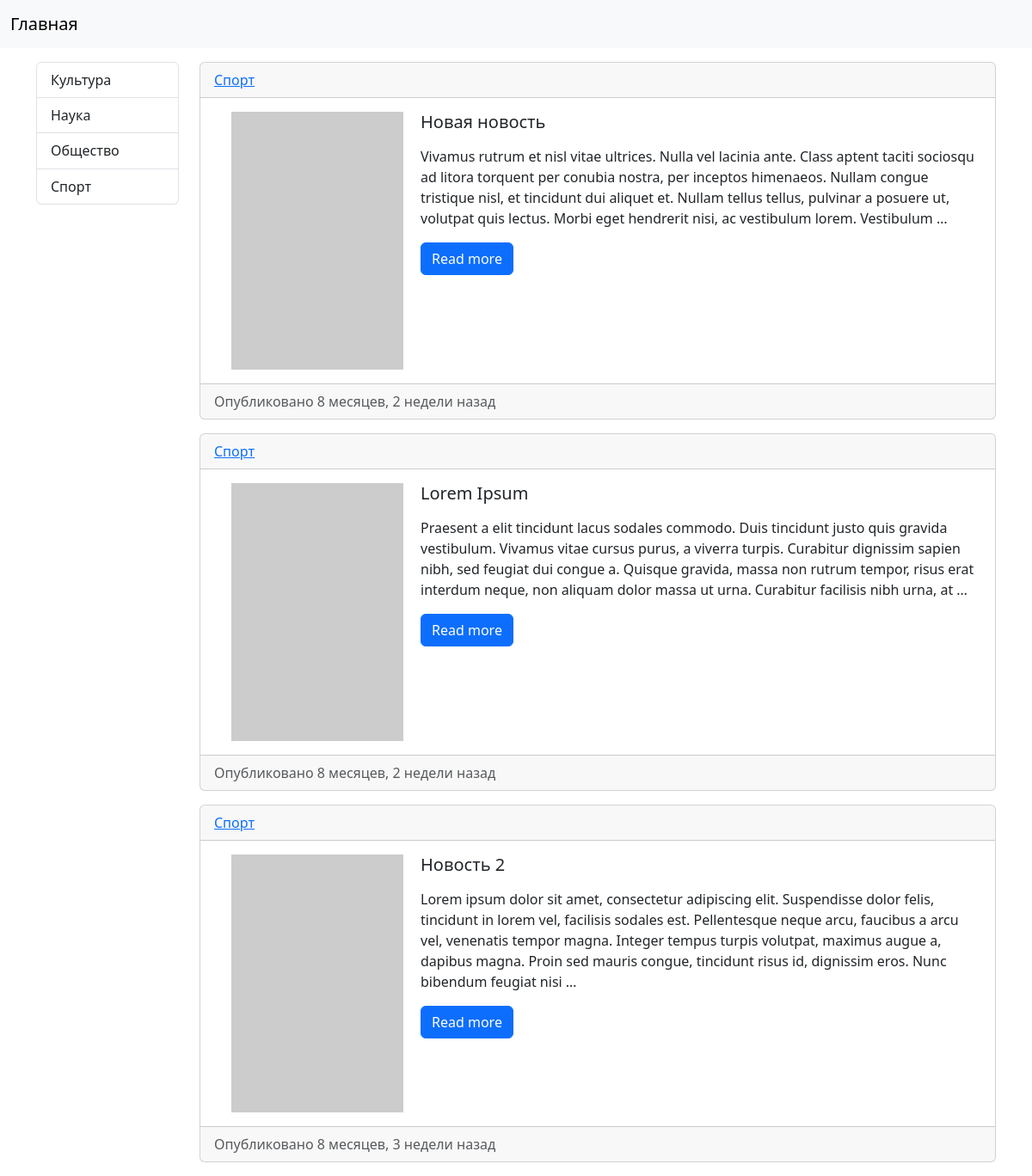
The app's page /category/4/ with its own data.
### news/models.py (models this page shows, shortened)
class Category(models.Model):
    title = models.CharField(max_length=80, db_index=True)
    def get_absolute_url(self):
        return reverse('category', kwargs={"category_id": self.pk})
    def __str__(self):
        return self.title
    class Meta:
        verbose_name = "Категория"
        verbose_name_plural = "Категории"
        ordering = ['title']

class News(models.Model):
    title = models.CharField(max_length=120, verbose_name="Заголовок")
    content = models.TextField(blank=True, verbose_name="Содержание")
    created_at = models.DateTimeField(auto_now_add=True,
                                      verbose_name="Дата создания")
    update_at = models.DateTimeField(auto_now=True,
                                     verbose_name="Дата редактирования")
    photo = models.ImageField(upload_to='photos/%Y/%m/%d', verbose_name="Фото",
                              blank=True)
    is_published = models.BooleanField(default=True,
                                       verbose_name="Опубликовано")
    category = models.ForeignKey('Category', on_delete=models.PROTECT,
                                 verbose_name='Категория')
    views_count = models.IntegerField(default=0)
    class Meta:
        verbose_name = "Новость"
        verbose_name_plural = "Новости"
        ordering = ['-created_at', 'title']
    def get_absolute_url(self):
        return reverse('view_news', kwargs={"pk": self.pk})

### news/views.py (the view)
class NewsByCategory(ListView):
    model = News
    template_name = 'home'
    context_object_name = 'news'
    extra_context = {'title': 'Новости'}
    allow_empty = False
    def get_context_data(self, *, object_list=None, **kwargs):
        context = super().get_context_data(**kwargs)
        context['title'] = Category.objects.get(id=self.kwargs['category_id'])
        return context
    def get_queryset(self):
        return News.objects.filter(category_id=self.kwargs['category_id'],
                                   is_published=True).select_related('category')

### news/templatetags/news_tags.py (called while the page is built)
@register.inclusion_tag('news/list_categories.html')
def show_categories():
    categories = Category.objects.annotate(cnt=Count('news')).filter(cnt__gt=0)
    return {"categories": categories}

### news/templates/news/news_list.html (shortened to what this page needs)
{% extends 'base.html' %}
{% block sidebar %}
{% include 'inc/_sidebar.html' %}
{% endblock sidebar %}
{% block content %}
{% for item in news %}
<div class="card mb-3">
    <div class="card-header">
        <a href="{{ item.category.get_absolute_url }}">
            {{ item.category.title }}</a>
    </div>
    <div class="card-body">
        <div class="media">
            {% if item.photo %}
            <img src="{{ item.photo.url }}" align="left" hspace="20"
                 width="200" float="left" class="mr-3">
            {% else %}
            <img src="https://picsum.photos/200/300" align="left"
                 hspace="20" class="mr-3">
            {% endif %}
            <div class="media-body">
                <h5 class="card-title">
                    {{ item.title }}
                </h5>
                <p class="card-text">
                    {{ item.content|linebreaks|truncatewords:50 }}
                </p>
                <a href="{{ item.get_absolute_url }}" class="btn btn-primary">Read more</a>
            </div>
        </div>
    </div>
    <div class="card-footer text-muted">
        Опубликовано {{ item.created_at|timesince }} назад
    </div>
</div>
{% endfor %}
{% endblock content %}

### templates/base.html (shortened to what this page needs)
{% load static %}
<!doctype html>
<html lang="en">
<head>
    <link rel="stylesheet" href="{% static 'bootstrap/css/bootstrap.min.css' %}">
</head>
<body>
{% include 'inc/_nav.html' %}
<div class="container  mt-3">
    <div class="row">
        <div class="col-md-2">
            {% block sidebar %} Sidebar {% endblock sidebar %}
        </div>
        <div class="col-md-10">
            {% block content %} Content {% endblock content %}
        </div>
    </div>
</div>
</body>
</html>

### templates/inc/_nav.html (shortened to what this page needs)
<nav class="navbar navbar-expand-lg navbar-light bg-light">
    <div class="container-fluid">
        <a class="navbar-brand" href="{% url 'home' %}">Главная</a>
    </div>
</nav>

### templates/inc/_sidebar.html (shortened to what this page needs)
{% load news_tags %}
{% show_categories %}

### news/templates/news/list_categories.html
<div class="list-group">
    {% for item in categories %}
    <a href="{{ item.get_absolute_url }} "
       class="list-group-item list-group-item-action" aria-current="true">
        {{ item }}
        <span class="badge badge-primary badge-pill badge-align-right">{{ item.cnt }}</span>
    </a>
    {% endfor %}
</div>

### records on screen
Category: title "Культура"
Category: title "Наука"
Category: title "Общество"
Category: title "Спорт"
News: category "Спорт", title "Новая новость", content "Vivamus rutrum et nisl vitae ultrices. Nulla vel lacinia ante. Class aptent taciti sociosqu ad litora torquent per conubia nostra, per inceptos himenaeos. Nullam congue tristique nisl, et tincidunt dui aliquet et. Nullam tellus tellus, pulvinar a posuere ut, volutpat quis lectus. Morbi eget hendrerit nisi, ac vestibulum lorem. Vestibulum …", created_at "8 месяцев, 2 недели"
News: category "Спорт", title "Lorem Ipsum", content "Praesent a elit tincidunt lacus sodales commodo. Duis tincidunt justo quis gravida vestibulum. Vivamus vitae cursus purus, a viverra turpis. Curabitur dignissim sapien nibh, sed feugiat dui congue a. Quisque gravida, massa non rutrum tempor, risus erat interdum neque, non aliquam dolor massa ut urna. Curabitur facilisis nibh urna, at …", created_at "8 месяцев, 2 недели"
News: category "Спорт", title "Новость 2", content "Lorem ipsum dolor sit amet, consectetur adipiscing elit. Suspendisse dolor felis, tincidunt in lorem vel, facilisis sodales est. Pellentesque neque arcu, faucibus a arcu vel, venenatis tempor magna. Integer tempus turpis volutpat, maximus augue a, dapibus magna. Proin sed mauris congue, tincidunt risus id, dignissim eros. Nunc bibendum feugiat nisi …", created_at "8 месяцев, 3 недели"
